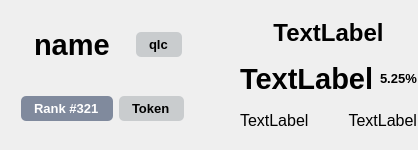
         <widget class="QWidget" name="CoinMainInfo" native="true">
          <property name="sizePolicy">
           <sizepolicy hsizetype="Preferred" vsizetype="Fixed">
            <horstretch>0</horstretch>
            <verstretch>0</verstretch>
           </sizepolicy>
          </property>
          <property name="minimumSize">
           <size>
            <width>0</width>
            <height>150</height>
           </size>
          </property>
          <layout class="QHBoxLayout" name="horizontalLayout_2">
           <property name="topMargin">
            <number>0</number>
           </property>
           <property name="rightMargin">
            <number>1</number>
           </property>
           <property name="bottomMargin">
            <number>0</number>
           </property>
           <item>
            <layout class="QVBoxLayout" name="verticalLayout_3">
             <item>
              <layout class="QHBoxLayout" name="horizontalLayout_6">
               <property name="leftMargin">
                <number>10</number>
               </property>
               <property name="topMargin">
                <number>0</number>
               </property>
               <property name="rightMargin">
                <number>10</number>
               </property>
               <item>
                <widget class="QLabel" name="CoinImage">
                 <property name="sizePolicy">
                  <sizepolicy hsizetype="Fixed" vsizetype="Fixed">
                   <horstretch>0</horstretch>
                   <verstretch>0</verstretch>
                  </sizepolicy>
                 </property>
                 <property name="font">
                  <font>
                   <pointsize>9</pointsize>
                  </font>
                 </property>
                 <property name="text">
                  <string/>
                 </property>
                </widget>
               </item>
               <item>
                <widget class="QLabel" name="CoinName">
                 <property name="sizePolicy">
                  <sizepolicy hsizetype="Fixed" vsizetype="Fixed">
                   <horstretch>0</horstretch>
                   <verstretch>0</verstretch>
                  </sizepolicy>
                 </property>
                 <property name="font">
                  <font>
                   <pointsize>22</pointsize>
                   <bold>true</bold>
                  </font>
                 </property>
                 <property name="text">
                  <string>name</string>
                 </property>
                </widget>
               </item>
               <item>
                <spacer name="horizontalSpacer_3">
                 <property name="orientation">
                  <enum>Qt::Horizontal</enum>
                 </property>
                 <property name="sizeType">
                  <enum>QSizePolicy::Fixed</enum>
                 </property>
                 <property name="sizeHint" stdset="0">
                  <size>
                   <width>20</width>
                   <height>20</height>
                  </size>
                 </property>
                </spacer>
               </item>
               <item>
                <widget class="QLabel" name="CoinSymbol">
                 <property name="sizePolicy">
                  <sizepolicy hsizetype="Fixed" vsizetype="Fixed">
                   <horstretch>0</horstretch>
                   <verstretch>0</verstretch>
                  </sizepolicy>
                 </property>
                 <property name="font">
                  <font>
                   <pointsize>10</pointsize>
                   <bold>true</bold>
                  </font>
                 </property>
                 <property name="styleSheet">
                  <string notr="true">color: black;
background-color: rgb(201, 204, 206);
border-radius: 5px;
padding: 5px 10px;</string>
                 </property>
                 <property name="text">
                  <string>qlc</string>
                 </property>
                </widget>
               </item>
               <item>
                <spacer name="horizontalSpacer">
                 <property name="orientation">
                  <enum>Qt::Horizontal</enum>
                 </property>
                 <property name="sizeHint" stdset="0">
                  <size>
                   <width>40</width>
                   <height>20</height>
                  </size>
                 </property>
                </spacer>
               </item>
              </layout>
             </item>
             <item>
              <layout class="QHBoxLayout" name="horizontalLayout_5">
               <property name="leftMargin">
                <number>10</number>
               </property>
               <property name="rightMargin">
                <number>10</number>
               </property>
               <item>
                <widget class="QLabel" name="CoinRank">
                 <property name="sizePolicy">
                  <sizepolicy hsizetype="Fixed" vsizetype="Fixed">
                   <horstretch>0</horstretch>
                   <verstretch>0</verstretch>
                  </sizepolicy>
                 </property>
                 <property name="font">
                  <font>
                   <pointsize>10</pointsize>
                   <bold>true</bold>
                  </font>
                 </property>
                 <property name="styleSheet">
                  <string notr="true">color: white;
background-color: rgb(128, 138, 157);
border-radius: 5px;
padding: 5px 10px;</string>
                 </property>
                 <property name="text">
                  <string>Rank #321</string>
                 </property>
                </widget>
               </item>
               <item>
                <widget class="QLabel" name="CoinType">
                 <property name="sizePolicy">
                  <sizepolicy hsizetype="Fixed" vsizetype="Fixed">
                   <horstretch>0</horstretch>
                   <verstretch>0</verstretch>
                  </sizepolicy>
                 </property>
                 <property name="font">
                  <font>
                   <pointsize>10</pointsize>
                   <bold>true</bold>
                  </font>
                 </property>
                 <property name="styleSheet">
                  <string notr="true">color: black;
background-color: rgb(201, 204, 206);
border-radius: 5px;
padding: 5px 10px;</string>
                 </property>
                 <property name="text">
                  <string>Token</string>
                 </property>
                </widget>
               </item>
               <item>
                <spacer name="horizontalSpacer_2">
                 <property name="orientation">
                  <enum>Qt::Horizontal</enum>
                 </property>
                 <property name="sizeHint" stdset="0">
                  <size>
                   <width>40</width>
                   <height>20</height>
                  </size>
                 </property>
                </spacer>
               </item>
              </layout>
             </item>
            </layout>
           </item>
           <item>
            <layout class="QVBoxLayout" name="verticalLayout_5">
             <property name="topMargin">
              <number>10</number>
             </property>
             <property name="rightMargin">
              <number>0</number>
             </property>
             <property name="bottomMargin">
              <number>10</number>
             </property>
             <item>
              <widget class="QLabel" name="CoinPriceSmall">
               <property name="sizePolicy">
                <sizepolicy hsizetype="Preferred" vsizetype="Fixed">
                 <horstretch>0</horstretch>
                 <verstretch>0</verstretch>
                </sizepolicy>
               </property>
               <property name="font">
                <font>
                 <pointsize>18</pointsize>
                 <bold>true</bold>
                </font>
               </property>
               <property name="text">
                <string>TextLabel</string>
               </property>
               <property name="alignment">
                <set>Qt::AlignCenter</set>
               </property>
              </widget>
             </item>
             <item>
              <layout class="QHBoxLayout" name="horizontalLayout_8">
               <item>
                <widget class="QLabel" name="CoinPrice">
                 <property name="sizePolicy">
                  <sizepolicy hsizetype="Fixed" vsizetype="Preferred">
                   <horstretch>0</horstretch>
                   <verstretch>0</verstretch>
                  </sizepolicy>
                 </property>
                 <property name="font">
                  <font>
                   <pointsize>22</pointsize>
                   <bold>true</bold>
                  </font>
                 </property>
                 <property name="text">
                  <string>TextLabel</string>
                 </property>
                </widget>
               </item>
               <item>
                <widget class="QLabel" name="CoinChange">
                 <property name="sizePolicy">
                  <sizepolicy hsizetype="Fixed" vsizetype="Fixed">
                   <horstretch>0</horstretch>
                   <verstretch>0</verstretch>
                  </sizepolicy>
                 </property>
                 <property name="font">
                  <font>
                   <pointsize>10</pointsize>
                   <bold>true</bold>
                  </font>
                 </property>
                 <property name="styleSheet">
                  <string notr="true"/>
                 </property>
                 <property name="text">
                  <string>5.25%</string>
                 </property>
                </widget>
               </item>
              </layout>
             </item>
             <item>
              <layout class="QHBoxLayout" name="horizontalLayout_9">
               <item>
                <widget class="QLabel" name="CoinLow">
                 <property name="sizePolicy">
                  <sizepolicy hsizetype="Preferred" vsizetype="Fixed">
                   <horstretch>0</horstretch>
                   <verstretch>0</verstretch>
                  </sizepolicy>
                 </property>
                 <property name="font">
                  <font>
                   <pointsize>12</pointsize>
                  </font>
                 </property>
                 <property name="text">
                  <string>TextLabel</string>
                 </property>
                </widget>
               </item>
               <item>
                <spacer name="horizontalSpacer_7">
                 <property name="orientation">
                  <enum>Qt::Horizontal</enum>
                 </property>
                 <property name="sizeType">
                  <enum>QSizePolicy::Fixed</enum>
                 </property>
                 <property name="sizeHint" stdset="0">
                  <size>
                   <width>20</width>
                   <height>20</height>
                  </size>
                 </property>
                </spacer>
               </item>
               <item>
                <widget class="QLabel" name="CoinHigh">
                 <property name="sizePolicy">
                  <sizepolicy hsizetype="Preferred" vsizetype="Fixed">
                   <horstretch>0</horstretch>
                   <verstretch>0</verstretch>
                  </sizepolicy>
                 </property>
                 <property name="font">
                  <font>
                   <pointsize>12</pointsize>
                  </font>
                 </property>
                 <property name="text">
                  <string>TextLabel</string>
                 </property>
                 <property name="alignment">
                  <set>Qt::AlignRight|Qt::AlignTrailing|Qt::AlignVCenter</set>
                 </property>
                </widget>
               </item>
              </layout>
             </item>
            </layout>
           </item>
          </layout>
         </widget>
